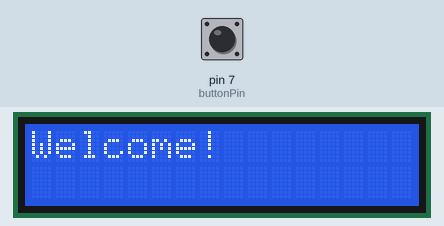
Recording of a sketch running on a simulated Arduino Uno, built with avr-gcc and run on an emulated ATmega328P. Parts: 16×2 character LCD. The test bench sets the inputs (shaded band); at power-on: pin 7 (buttonPin) LOW.

Above: at 1.2 s.
1.3 s: pin 7 (buttonPin) pulled HIGH for 0.25 s
At 4.3 s:
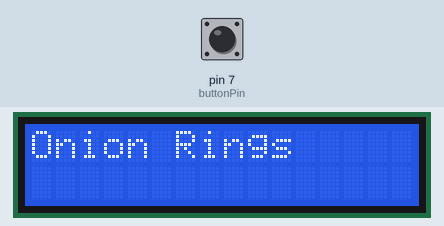
4.5 s: pin 7 (buttonPin) pulled HIGH for 1 s
At 8.3 s:
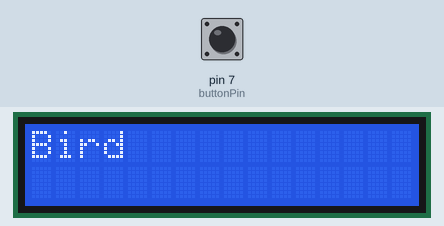
8.5 s: pin 7 (buttonPin) pulled HIGH for 3.2 s
At 10.0 s:
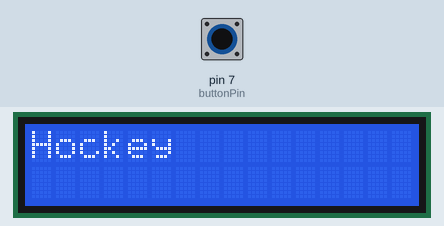
13.8 s: pin 7 (buttonPin) pulled HIGH for 3.2 s
At 16.3 s:
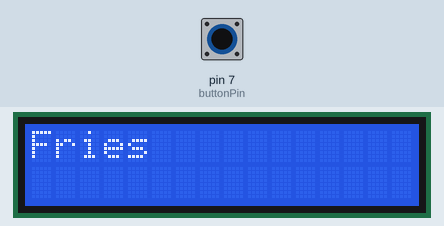
18.5 s: pin 7 (buttonPin) pulled HIGH for 1 s
At 22.4 s:
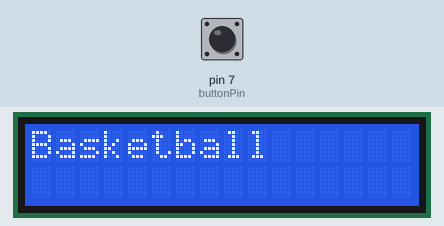
22.5 s: pin 7 (buttonPin) pulled HIGH for 1 s
At 24.1 s:
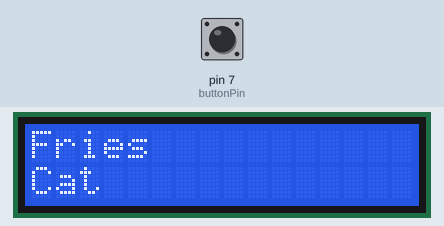
Timing chart, 0 to 25.6 s (numbered marks = the images above; inputs shaded):
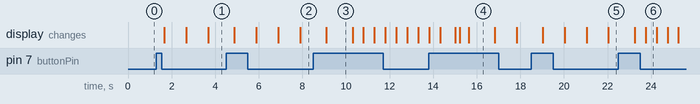

Measured:
- after the input at 1.3 s, the display: first changes after 0.37 s (image 1 shows a later state)
- after the input at 4.5 s, the display: first changes after 0.38 s (image 2 shows a later state)
- after the input at 8.5 s, the display: changes after 0.60 s (image 3)
- after the input at 18.5 s, the display: first changes after 0.53 s (image 5 shows a later state)
- after the input at 22.5 s, the display: first changes after 0.75 s (image 6 shows a later state)
- what the display in image 3 shows lasts 1.2 s, from 9.1 s to 10.3 s
- what the display in image 6 shows lasts 0.6 s, from 23.7 s to 24.3 s

The sketch:

lab_8_level_3_completed_1.ino
```cpp
// Lab 8 Level 3
// Matthew Antonis
// 2023-03-09


//Problems
//Maybe use interrpts
//Figure out how to display items correctly

//Display what was selected at the end
#include <LiquidCrystal.h>

LiquidCrystal lcd(12, 11, 5, 4, 3, 2);
int buttonPin = 7;
int buttonPress = 0;
int newTopic = 0;
int newItem1 = 0;
int newItem2 = 0;
int newItem3 = 0;
int i=0;

//Array of items to cycle through for Food
String items1[] = {"Fries", "Burger", "Onion Rings", "Pop", "Milkshake"};
int numItems1 = 5;

//Array of items to cycle through for Pets
String items2[] = {"Dog", "Cat", "Turtle", "Bird", "Lizard"};
int numItems2 = 5;

//Array of items to cycle through for Sports
String items3[] = {"Hockey", "Soccer", "Football", "Basketball", "Baseball"};
int numItems3 = 5;

void setup()
{
  pinMode(buttonPin, INPUT);
  lcd.begin(16, 2);
}

void loop()
{
  // Display a welcome message if button hasn't been pressed yet
  if(buttonPress == 0)
  {
    lcd.setCursor(0, 0);
    lcd.print("Welcome!");
    delay(200);
  }

  // If button is pressed, increment the buttonPress counter
  if(digitalRead(buttonPin) == HIGH)
  {
    buttonPress++;
    delay(200);
  }

  // Display the items and let user choose one
 if(buttonPress == 1)
{
  for(i = 0; i < numItems1; i++)
  {
    lcd.clear();
    lcd.setCursor(0, 0);
    lcd.print(items1[i]);
    delay(1000);

    if(digitalRead(buttonPin) == HIGH)
    {
      newItem1 = i;
      break;
    }
  }
}

if(buttonPress == 2)
{
  for(i = 0; i < numItems2; i++)
  {
    lcd.clear();
    lcd.setCursor(0, 0);
    lcd.print(items2[i]);
    delay(1000);

    if(digitalRead(buttonPin) == HIGH)
    {
      newItem2 = i;
      break;
    }
  }
}

if(buttonPress == 3)
{
  for (i = 0; i < numItems3; i++)
  {
    lcd.clear();
    lcd.setCursor(0, 0);
    lcd.print(items3[i]);
    delay(1000);

    if(digitalRead(buttonPin) == HIGH)
    {
      newItem3 = i;
      break;
    }
  }
}

 if(buttonPress == 4)
{
  lcd.clear();
  lcd.setCursor(0, 0);
  lcd.print(items1[newItem1]);
  delay(500);
  lcd.setCursor(0, 8);
  lcd.print(items2[newItem2]);
  delay(500);
  lcd.clear();
  lcd.setCursor(0, 0);
  lcd.print(items3[newItem3]);
  delay(500);
}


    if(buttonPress == 5)
    {
      lcd.clear();
      buttonPress = 0;
      delay(200);
    }
  }
```
